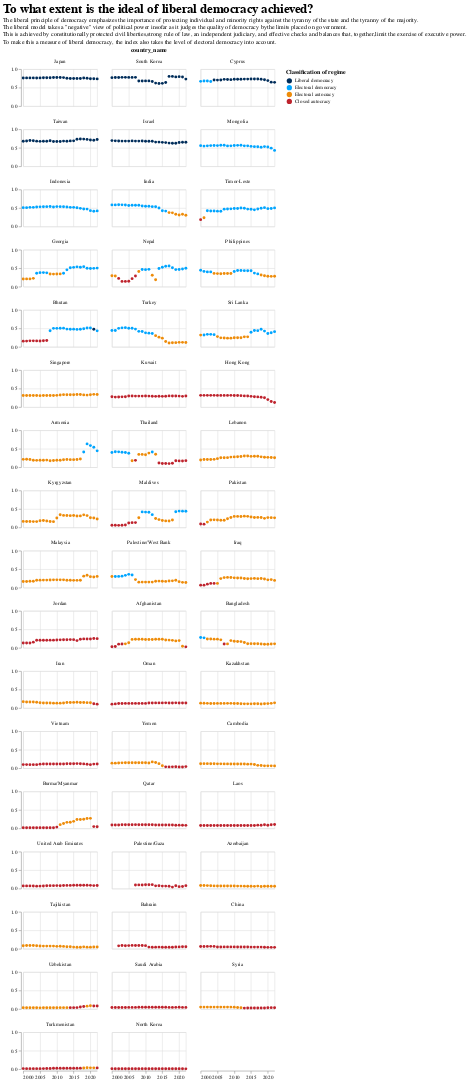

The notebook cell this image was saved under:
### Code cell
chart_index_line('Asia','v2x_libdem')

### Figure 1 — Vega-Lite specification as saved in the notebook (floating-point values rounded to 4 significant figures; data arrays with more than 128 entries replaced by an {"elided": "..."} marker saying what was removed)
{"config": {"view": {"continuousWidth": 400, "continuousHeight": 300}}, "data": {"name": "data-b76f36c405a59c894afb56ecc523da5e"}, "mark": {"type": "circle", "opacity": 1, "size": 30}, "encoding": {"color": {"type": "ordinal", "field": "v2x_regime_text", "legend": {"title": "Classification of regime", "values": ["Liberal democracy", "Electoral democracy", "Electoral autocracy", "Closed autocracy"]}, "scale": {"domain": ["Closed autocracy", "Electoral autocracy", "Electoral democracy", "Liberal democracy"], "range": ["#BE232D", "#EE8C0A", "#00A5FF", "#002D5A"]}}, "facet": {"type": "nominal", "columns": 3, "field": "country_name", "sort": {"field": "v2x_libdem", "op": "mean", "order": "descending"}}, "tooltip": [{"type": "temporal", "field": "year_formatted"}, {"type": "quantitative", "field": "v2x_libdem"}], "x": {"type": "temporal", "axis": {"title": "  "}, "field": "year_formatted"}, "y": {"type": "quantitative", "axis": {"title": " "}, "field": "v2x_libdem", "scale": {"domain": [0, 1]}}}, "height": 70, "title": {"text": ["To what extent is the ideal of liberal democracy achieved?"], "fontSize": 24, "subtitle": ["The liberal principle of democracy emphasizes the importance of protecting individual and minority rights against the tyranny of the state and the tyranny of the majority.", "The liberal model takes a \"negative\" view of political power insofar as it judges the quality of democracy bythe limits placed on government.", "This is achieved by constitutionally protected civil liberties,strong rule of law, an independent judiciary, and effective checks and balances that, together,limit the exercise of executive power.", "To make this a measure of liberal democracy, the index also takes the level of electoral democracy into account."]}, "width": 140, "$schema": "https://vega.github.io/schema/vega-lite/v4.8.1.json", "datasets": {"data-b76f36c405a59c894afb56ecc523da5e": {"elided": "1143 records"}}}
